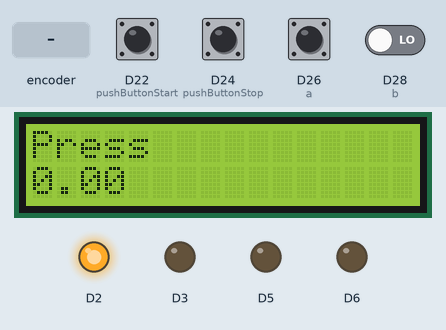
This sketch was run on a simulated Arduino Due. On the bench: 16×2 character LCD, output pins drawn as LEDs (lit = HIGH). The test bench sets the inputs (shaded band); at power-on: D26 (a) HIGH, D22 (pushButtonStart), D24 (pushButtonStop), D28 (b) LOW. What the sketch prints to the serial monitor is not drawn.

Above: at 1.2 s.
1.3 s: D22 (pushButtonStart) pulled HIGH for 0.15 s
At 2.5 s:
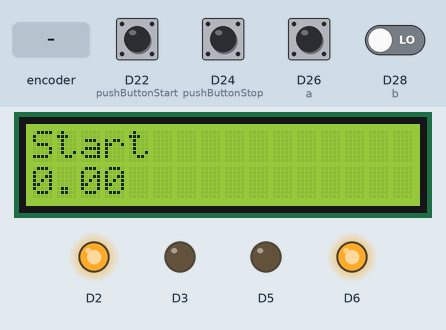
2.9 s: D24 (pushButtonStop) pulled HIGH for 0.15 s
At 3.9 s:
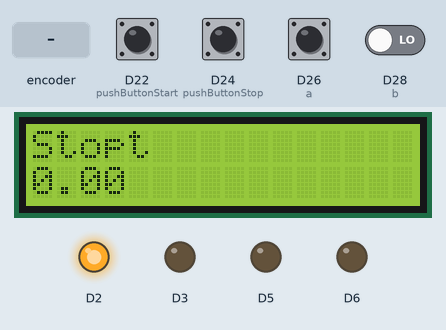
4.5 s: rotary encoder on D26 (a) / D28 (b) turned 3 steps (first pin leading)
At 5.4 s:
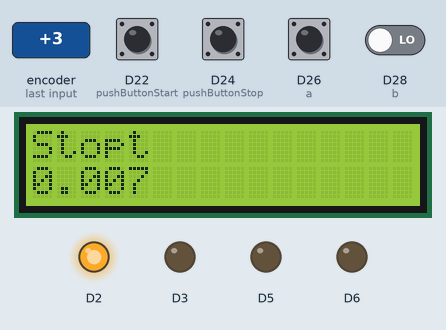
6.6 s: D22 (pushButtonStart) pulled HIGH for 1 s
At 7.9 s:
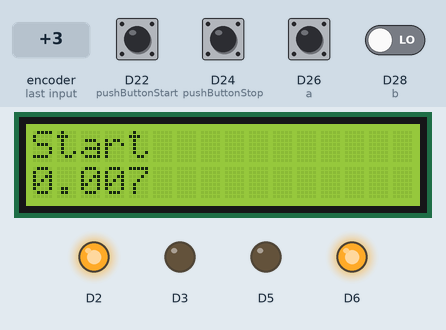
9.1 s: rotary encoder on D26 (a) / D28 (b) turned 1 step (first pin leading)
At 9.21 s:
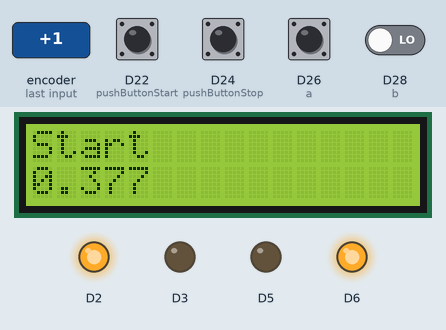
10.8 s: D24 (pushButtonStop) pulled HIGH for 1 s
At 11.1 s:
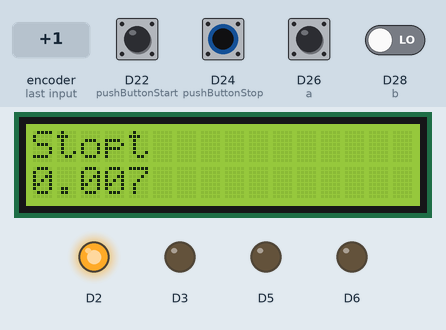
Timing chart, 0 to 13.8 s (numbered marks = the images above; inputs shaded):
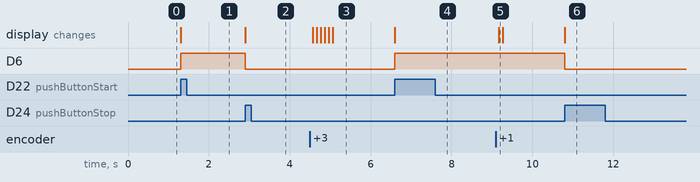

Measured:
- after the input at 1.3 s, D6: LOW → HIGH at once; the display: changes at once (image 1)
- after the input at 2.9 s, D6: HIGH → LOW at once; the display: changes at once (image 2)
- after the input at 4.5 s, the display: first changes after 0.06 s (image 3 shows a later state)
- after the input at 6.6 s, D6: LOW → HIGH at once; the display: changes at once (image 4)
- after the input at 9.1 s, the display: changes after 0.07 s (image 5)
- after the input at 10.8 s, D6: HIGH → LOW at once; the display: changes at once (image 6)

The sketch:

Control-proyector.ino
```cpp
// Incluir las librerias del LCD y de temporizadores
#include <LiquidCrystal.h>
#include <DueTimer.h>

// Inicializar libreria LCD con sus pines
LiquidCrystal lcd(7, 8, 9, 10, 11, 12);

int pushButtonStart =22; // Boton de inicio
int pushButtonStop = 24; // Boton de parada

int clave=0;
int clave1=0;

int buttonState=0;  // Estado del boton de inicio
int buttonState1=0; // Estado del boton de parada
int sentido=0;

float contador = 0;
//int n = contador ;

int a = 26;     //  Pin A para el bus de pulsos del encoder
int b = 28;     //  Pin B para el bus de pulsos del encoder
int f=0;        // Bandera para determinar el sentido de giro
float rev=0;    // Numero de revoluciones
int sign=1;     // Sentido de giro
float ref=90,kp=0.15,ki=0.1,kd=0; // Parametros del PID
float pos=0,last=0,acu=0;     // Variables auxiliares
float ee,ed,ei;  // Error actual, error derivativo , error integral
double pid;      // Señal de control
//int sensorValue=0;
//float outsensor=0;
double outmotor=0; // Salida al motor


void setup() {
// Se inicializa el puerto serial
Serial.begin(115200);
// Se inicializa el numero de columnas y filas
lcd.begin(16, 2);
// Se imprime un mensaje por el LCD
lcd.print("Press");


  // Se inicializan las entradas digitales
      pinMode(pushButtonStart, INPUT);
      pinMode(pushButtonStop, INPUT);
      pinMode(23, INPUT);
      pinMode(25, INPUT);
      pinMode(27, INPUT);
      pinMode(29, INPUT);
  // Se inicializa la entrada a para los datos del encoder
      pinMode(a, INPUT);
  // Se crea una interrupcion externa por caida
      attachInterrupt( a, ServicioBoton, FALLING);
       //pinMode(a, INPUT);
  // Se inicializa la entrada b para los datos del encoder
      pinMode(b, INPUT);

  // Se crea una temporizador que cada 100 ms llame la funcion myHandler
      Timer3.attachInterrupt(myHandler);
  // Timer3.setFrequency(10);
       Timer3.start(100000); // Calls every 100ms

  // Salidas digitales para el motor
       pinMode(6, OUTPUT);
       pinMode(5, OUTPUT);

  // Salidas digitales para el led de potencia
       pinMode(3, OUTPUT);
       pinMode(2, OUTPUT);

  // Se enciende el led de potencia
       digitalWrite(3, LOW);
       digitalWrite(2, HIGH);
}

void loop() {
// Se pone el cursor en la columna0 y la fila 1 del lcd
  lcd.setCursor(0, 1);
//Se imprime por LCD el numero de revoluciones por minuto
  lcd.print(rev);
//Se leen las entradas digitales para el inicio y la parada
  buttonState = digitalRead(pushButtonStart);
  buttonState1 = digitalRead(pushButtonStop);

//De acuerdo a la bandera f se determina en que sentido gira el motor
   if(f==1){
     if(sentido==0){
    Serial.println('-');
    sign=-1;
    }else{
      Serial.println('+');
      sign=1;
      };
      f=0;
   };
// Se utiliza un if con el que se enclava el estado del boton de inicio cuando este es oprimido una vez
  if(buttonState or clave==1){
// Se posiciona el cursor en en la columna 0 y fila 0
  lcd.setCursor(0, 0);
// Se imprime por LCD el mensaje Start para indicar que arranco el sistema
  lcd.print("Start");
//Se enclava el estado de inicio
  clave=1;
  clave1=0;
// Se convierte el valor de PID a un valor entre 0 y 255 para el PWM
 outmotor=abs(pid)*(255)/(100);
// Segun el sentido de giro del motor se envia la señal de PWM por el pin 6 o el pin 5
   if(pid>0){
    analogWrite(6, outmotor);
    digitalWrite(5, LOW);
    };
   if(pid<0){
    analogWrite(5, outmotor);
    digitalWrite(6, LOW);
    };
  }
// Se utiliza un if con el que se enclava el estado del boton de parada cuando este es oprimido una vez
  if(buttonState1 or clave1==1){
// Se posiciona el cursor en en la columna 0 y fila 0
  lcd.setCursor(0, 0);
  lcd.print("Stop");
 //Se enclava el estado de parada
  clave=0;
  clave1=1;
// Se detiene el motor
  digitalWrite(5, LOW);
  digitalWrite(6, LOW);
  }
  delay(1);        // delay
}
//Funcion de la interrupcion externa
void ServicioBoton()

   {
    //Contador de pulsos del pin a
    contador++ ;
    //Con el estado del pin b se sabe el sentido de giro
    sentido= digitalRead(b);
    //Bandera f para determinar el sentido del giro
    f=1;
   }
//Funcion de la interrupcion cuando se desborda el temporizador
void myHandler(){
     //Se calcula el numero de revoluciones por minuto
     rev=sign*(contador/1600)*10*60;
     //Se resetea el contador
     contador=0;
     //Se llama la funcion PID
     PID();
}

//Algoritmo de control PID
 void PID()
   {
 //Se calculan el error actual y el integral. el derivativo es cero porque se esta usando una algoritmo PI
 ee = ref-rev;  // error actual
 ed = 0;// ee-last;   // error derivativo
 ei=  ee+acu;  // error integral
//Se calcula la señal de control
 pid = (kp*ee) + (ki*ei) + (kd*ed);  // P,I,D terminos
//Se satura el valor del PID entre 100 y -100
 if (pid>100 && pid>0){ pid=100;}
 if (pid<-100 && pid<0){ pid=-100;}
 //Se actualizan las variables del error pasado y el acumulador
 last=ee;
 acu=acu+ee;
   }
```
